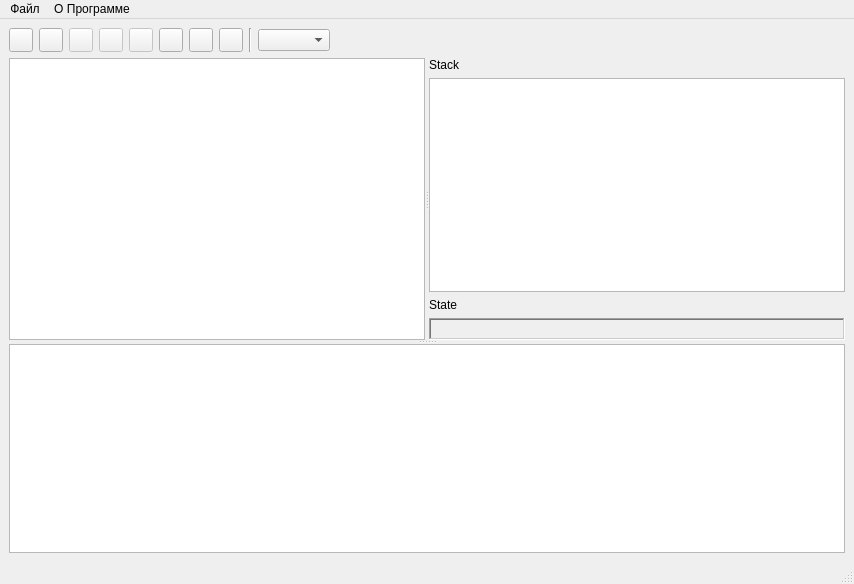
<?xml version="1.0" encoding="UTF-8"?>
<ui version="4.0">
 <class>MainWindow</class>
 <widget class="QMainWindow" name="MainWindow">
  <property name="geometry">
   <rect>
    <x>0</x>
    <y>0</y>
    <width>854</width>
    <height>584</height>
   </rect>
  </property>
  <property name="windowTitle">
   <string>Assembly Simulator</string>
  </property>
  <widget class="QWidget" name="centralwidget">
   <layout class="QGridLayout" name="gridLayout">
    <item row="0" column="0">
     <layout class="QHBoxLayout" name="horizontalLayout">
      <item>
       <widget class="QPushButton" name="runPushButton">
        <property name="sizePolicy">
         <sizepolicy hsizetype="Fixed" vsizetype="Fixed">
          <horstretch>0</horstretch>
          <verstretch>0</verstretch>
         </sizepolicy>
        </property>
        <property name="minimumSize">
         <size>
          <width>24</width>
          <height>24</height>
         </size>
        </property>
        <property name="maximumSize">
         <size>
          <width>24</width>
          <height>24</height>
         </size>
        </property>
        <property name="text">
         <string/>
        </property>
        <property name="icon">
         <iconset resource="icons.qrc">
          <normaloff>:/icons/run.ico</normaloff>:/icons/run.ico</iconset>
        </property>
        <property name="iconSize">
         <size>
          <width>12</width>
          <height>12</height>
         </size>
        </property>
       </widget>
      </item>
      <item>
       <widget class="QPushButton" name="runPausedButton">
        <property name="sizePolicy">
         <sizepolicy hsizetype="Fixed" vsizetype="Fixed">
          <horstretch>0</horstretch>
          <verstretch>0</verstretch>
         </sizepolicy>
        </property>
        <property name="minimumSize">
         <size>
          <width>24</width>
          <height>24</height>
         </size>
        </property>
        <property name="maximumSize">
         <size>
          <width>24</width>
          <height>24</height>
         </size>
        </property>
        <property name="text">
         <string/>
        </property>
        <property name="icon">
         <iconset resource="icons.qrc">
          <normaloff>:/icons/step.ico</normaloff>:/icons/step.ico</iconset>
        </property>
       </widget>
      </item>
      <item>
       <widget class="QPushButton" name="stepBackwardPushButton">
        <property name="enabled">
         <bool>false</bool>
        </property>
        <property name="sizePolicy">
         <sizepolicy hsizetype="Fixed" vsizetype="Fixed">
          <horstretch>0</horstretch>
          <verstretch>0</verstretch>
         </sizepolicy>
        </property>
        <property name="minimumSize">
         <size>
          <width>24</width>
          <height>24</height>
         </size>
        </property>
        <property name="maximumSize">
         <size>
          <width>24</width>
          <height>24</height>
         </size>
        </property>
        <property name="text">
         <string/>
        </property>
        <property name="icon">
         <iconset resource="icons.qrc">
          <normaloff>:/icons/stepBackward.ico</normaloff>:/icons/stepBackward.ico</iconset>
        </property>
        <property name="iconSize">
         <size>
          <width>16</width>
          <height>13</height>
         </size>
        </property>
       </widget>
      </item>
      <item>
       <widget class="QPushButton" name="stepForwardPushButton">
        <property name="enabled">
         <bool>false</bool>
        </property>
        <property name="sizePolicy">
         <sizepolicy hsizetype="Fixed" vsizetype="Fixed">
          <horstretch>0</horstretch>
          <verstretch>0</verstretch>
         </sizepolicy>
        </property>
        <property name="minimumSize">
         <size>
          <width>24</width>
          <height>24</height>
         </size>
        </property>
        <property name="maximumSize">
         <size>
          <width>24</width>
          <height>24</height>
         </size>
        </property>
        <property name="text">
         <string/>
        </property>
        <property name="icon">
         <iconset resource="icons.qrc">
          <normaloff>:/icons/stepForward.ico</normaloff>:/icons/stepForward.ico</iconset>
        </property>
        <property name="iconSize">
         <size>
          <width>16</width>
          <height>13</height>
         </size>
        </property>
       </widget>
      </item>
      <item>
       <widget class="QPushButton" name="stopPushButton">
        <property name="enabled">
         <bool>false</bool>
        </property>
        <property name="sizePolicy">
         <sizepolicy hsizetype="Fixed" vsizetype="Fixed">
          <horstretch>0</horstretch>
          <verstretch>0</verstretch>
         </sizepolicy>
        </property>
        <property name="minimumSize">
         <size>
          <width>24</width>
          <height>24</height>
         </size>
        </property>
        <property name="maximumSize">
         <size>
          <width>24</width>
          <height>24</height>
         </size>
        </property>
        <property name="text">
         <string/>
        </property>
        <property name="icon">
         <iconset resource="icons.qrc">
          <normaloff>:/icons/stop.ico</normaloff>:/icons/stop.ico</iconset>
        </property>
        <property name="iconSize">
         <size>
          <width>24</width>
          <height>24</height>
         </size>
        </property>
       </widget>
      </item>
      <item>
       <widget class="QPushButton" name="resetPushButton">
        <property name="minimumSize">
         <size>
          <width>24</width>
          <height>24</height>
         </size>
        </property>
        <property name="maximumSize">
         <size>
          <width>24</width>
          <height>24</height>
         </size>
        </property>
        <property name="text">
         <string/>
        </property>
        <property name="icon">
         <iconset resource="icons.qrc">
          <normaloff>:/icons/reset.ico</normaloff>:/icons/reset.ico</iconset>
        </property>
       </widget>
      </item>
      <item>
       <widget class="QPushButton" name="disasmPushButton">
        <property name="minimumSize">
         <size>
          <width>24</width>
          <height>24</height>
         </size>
        </property>
        <property name="maximumSize">
         <size>
          <width>24</width>
          <height>24</height>
         </size>
        </property>
        <property name="text">
         <string/>
        </property>
        <property name="icon">
         <iconset resource="icons.qrc">
          <normaloff>:/icons/bytecode.ico</normaloff>:/icons/bytecode.ico</iconset>
        </property>
       </widget>
      </item>
      <item>
       <widget class="QPushButton" name="memPushButton">
        <property name="minimumSize">
         <size>
          <width>24</width>
          <height>24</height>
         </size>
        </property>
        <property name="maximumSize">
         <size>
          <width>24</width>
          <height>24</height>
         </size>
        </property>
        <property name="text">
         <string/>
        </property>
        <property name="icon">
         <iconset resource="icons.qrc">
          <normaloff>:/icons/mem.ico</normaloff>:/icons/mem.ico</iconset>
        </property>
        <property name="iconSize">
         <size>
          <width>24</width>
          <height>24</height>
         </size>
        </property>
       </widget>
      </item>
      <item>
       <widget class="Line" name="line">
        <property name="orientation">
         <enum>Qt::Orientation::Vertical</enum>
        </property>
       </widget>
      </item>
      <item>
       <widget class="QComboBox" name="assembliesComboBox"/>
      </item>
      <item>
       <spacer name="horizontalSpacer">
        <property name="orientation">
         <enum>Qt::Orientation::Horizontal</enum>
        </property>
        <property name="sizeHint" stdset="0">
         <size>
          <width>40</width>
          <height>20</height>
         </size>
        </property>
       </spacer>
      </item>
     </layout>
    </item>
    <item row="1" column="0">
     <widget class="QSplitter" name="splitter_2">
      <property name="orientation">
       <enum>Qt::Orientation::Vertical</enum>
      </property>
      <widget class="QSplitter" name="splitter">
       <property name="orientation">
        <enum>Qt::Orientation::Horizontal</enum>
       </property>
       <widget class="QTextEdit" name="textEdit">
        <property name="readOnly">
         <bool>false</bool>
        </property>
        <property name="textInteractionFlags">
         <set>Qt::TextInteractionFlag::TextEditorInteraction</set>
        </property>
       </widget>
       <widget class="QWidget" name="verticalLayoutWidget_2">
        <layout class="QVBoxLayout" name="verticalLayout_2">
         <item>
          <layout class="QVBoxLayout" name="verticalLayout">
           <item>
            <widget class="QLabel" name="label">
             <property name="text">
              <string>Stack</string>
             </property>
            </widget>
           </item>
           <item>
            <widget class="QTableView" name="stackView">
             <property name="editTriggers">
              <set>QAbstractItemView::EditTrigger::NoEditTriggers</set>
             </property>
             <property name="selectionBehavior">
              <enum>QAbstractItemView::SelectionBehavior::SelectRows</enum>
             </property>
             <attribute name="horizontalHeaderVisible">
              <bool>false</bool>
             </attribute>
             <attribute name="verticalHeaderVisible">
              <bool>false</bool>
             </attribute>
            </widget>
           </item>
           <item>
            <widget class="QLabel" name="label_2">
             <property name="text">
              <string>State</string>
             </property>
            </widget>
           </item>
           <item>
            <widget class="QFrame" name="stateFrame">
             <property name="frameShape">
              <enum>QFrame::Shape::WinPanel</enum>
             </property>
             <property name="frameShadow">
              <enum>QFrame::Shadow::Sunken</enum>
             </property>
             <layout class="QGridLayout" name="gridLayout_2"/>
            </widget>
           </item>
          </layout>
         </item>
        </layout>
       </widget>
      </widget>
      <widget class="QTextEdit" name="messagesTextEdit"/>
     </widget>
    </item>
   </layout>
  </widget>
  <widget class="QMenuBar" name="menubar">
   <property name="geometry">
    <rect>
     <x>0</x>
     <y>0</y>
     <width>854</width>
     <height>22</height>
    </rect>
   </property>
   <widget class="QMenu" name="menu">
    <property name="title">
     <string>Файл</string>
    </property>
   </widget>
   <widget class="QMenu" name="menu_2">
    <property name="title">
     <string>О Программе</string>
    </property>
   </widget>
   <addaction name="menu"/>
   <addaction name="menu_2"/>
  </widget>
  <widget class="QStatusBar" name="statusbar"/>
 </widget>
 <resources>
  <include location="icons.qrc"/>
 </resources>
 <connections/>
</ui>
